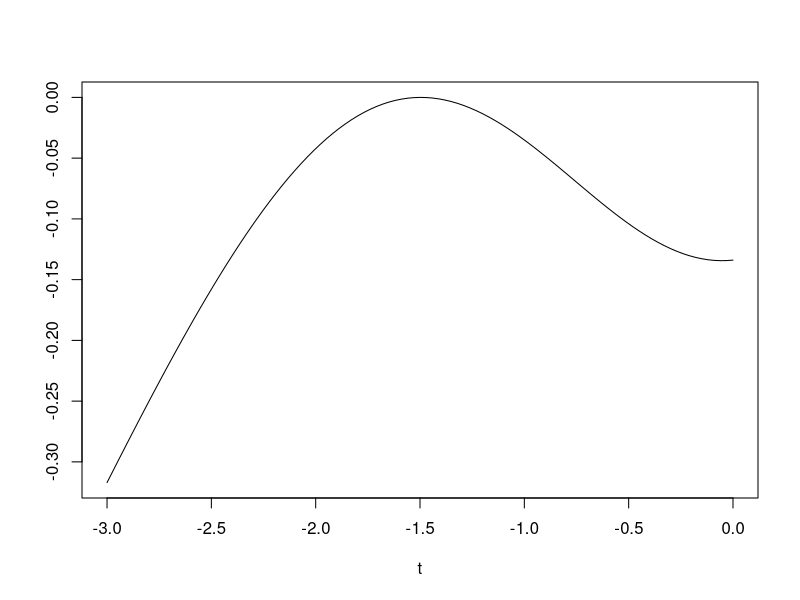
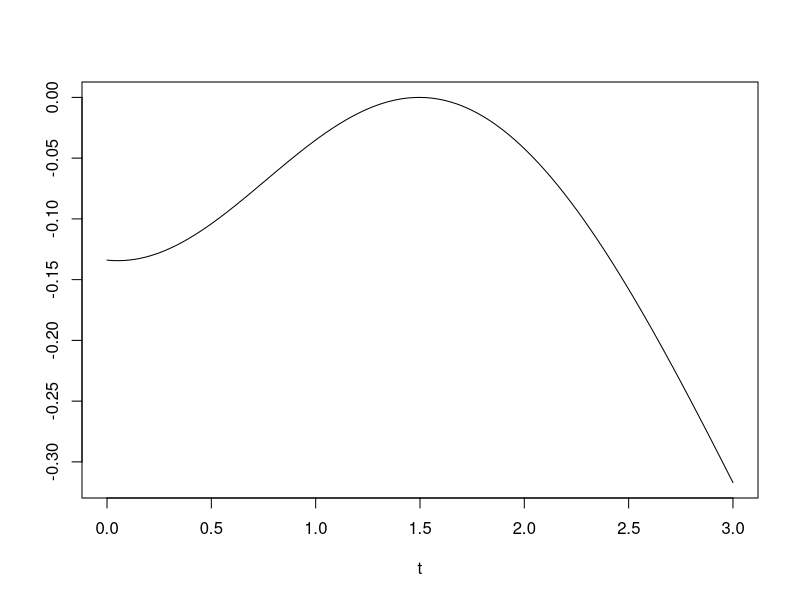
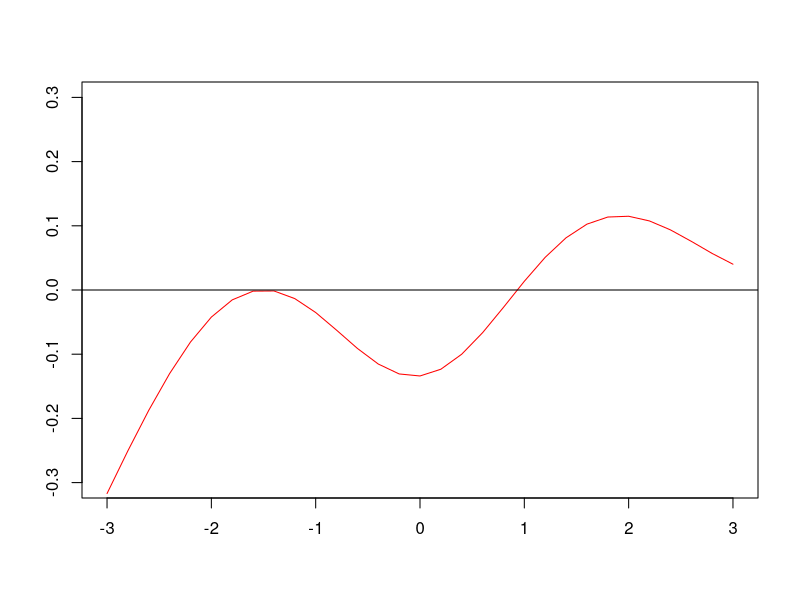
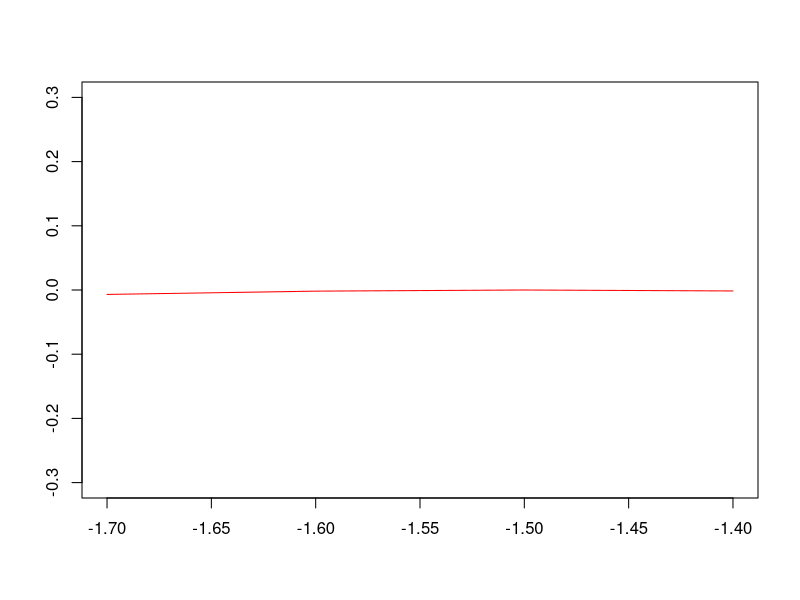

Reproduce these figures in R, in order.
options(digits = 5)
d<-function(x,delta,beta,mu,N) {
  
    x1<--x
    delta1<--delta
    ###########negative design space
    m<-matrix(0,2,2)
    m[1,1]<-(beta^2*((((delta^2/(1/(1+exp(-x))^2*(1-1/(1+exp(-x)))^2)+(1-2*1/(1+exp(-x)))^2*delta^4/(4*1/(1+exp(-x))^4*(1-1/(1+exp(-x)))^4)+(1-2*1/(1+exp(-x)))*delta^3/(1/(1+exp(-x))^3*(1-1/(1+exp(-x)))^3))/((delta^2/(1/(1+exp(-x))*(1-1/(1+exp(-x))))+1)^(N/2)-1))^(-1))))+(beta^2*((((delta^2/(1/(1+exp(x))^2*(1-1/(1+exp(x)))^2)+(1-2*1/(1+exp(x)))^2*delta^4/(4*1/(1+exp(x))^4*(1-1/(1+exp(x)))^4)+(1-2*1/(1+exp(x)))*(-delta)^3/(1/(1+exp(x))^3*(1-1/(1+exp(x)))^3))/((delta^2/(1/(1+exp(x))*(1-1/(1+exp(x))))+1)^(N/2)-1))^(-1))))
    
    m[1,2]<-(-beta*((x-mu)*(((delta^2/(1/(1+exp(-x))^2*(1-1/(1+exp(-x)))^2)+(1-2*1/(1+exp(-x)))^2*delta^4/(4*1/(1+exp(-x))^4*(1-1/(1+exp(-x)))^4)+(1-2*1/(1+exp(-x)))*delta^3/(1/(1+exp(-x))^3*(1-1/(1+exp(-x)))^3))/((delta^2/(1/(1+exp(-x))*(1-1/(1+exp(-x))))+1)^(N/2)-1)))^(-1)))+(-beta*((-x-mu)*(((delta^2/(1/(1+exp(x))^2*(1-1/(1+exp(x)))^2)+(1-2*1/(1+exp(x)))^2*delta^4/(4*1/(1+exp(x))^4*(1-1/(1+exp(x)))^4)+(1-2*1/(1+exp(x)))*(-delta)^3/(1/(1+exp(x))^3*(1-1/(1+exp(x)))^3))/((delta^2/(1/(1+exp(x))*(1-1/(1+exp(x))))+1)^(N/2)-1)))^(-1)))
    
    m[2,1]<-m[1,2]
    
    m[2,2]<-(((x-mu)^2*(((delta^2/(1/(1+exp(-x))^2*(1-1/(1+exp(-x)))^2)+(1-2*1/(1+exp(-x)))^2*delta^4/(4*1/(1+exp(-x))^4*(1-1/(1+exp(-x)))^4)+(1-2*1/(1+exp(-x)))*delta^3/(1/(1+exp(-x))^3*(1-1/(1+exp(-x)))^3))/((delta^2/(1/(1+exp(-x))*(1-1/(1+exp(-x))))+1)^(N/2)-1)))^(-1)))+(((-x-mu)^2*(((delta^2/(1/(1+exp(x))^2*(1-1/(1+exp(x)))^2)+(1-2*1/(1+exp(x)))^2*delta^4/(4*1/(1+exp(x))^4*(1-1/(1+exp(x)))^4)+(1-2*1/(1+exp(x)))*(-delta^3)/(1/(1+exp(x))^3*(1-1/(1+exp(x)))^3))/((delta^2/(1/(1+exp(x))*(1-1/(1+exp(x))))+1)^(N/2)-1)))^(-1)))
    
    r<- solve(m)
    
    chek<-function(t){
      r[1,1]*(beta^2*((((delta^2/(1/(1+exp(-t))^2*(1-1/(1+exp(-t)))^2)+(1-2*1/(1+exp(-t)))^2*delta^4/(4*1/(1+exp(-t))^4*(1-1/(1+exp(-t)))^4)+(1-2*1/(1+exp(-t)))*delta^3/(1/(1+exp(-t))^3*(1-1/(1+exp(-t)))^3))/((delta^2/(1/(1+exp(-t))*(1-1/(1+exp(-t))))+1)^(N/2)-1))^(-1))))+2*r[1,2]*(-beta*((t-mu)*(((delta^2/(1/(1+exp(-t))^2*(1-1/(1+exp(-t)))^2)+(1-2*1/(1+exp(-t)))^2*delta^4/(4*1/(1+exp(-t))^4*(1-1/(1+exp(-t)))^4)+(1-2*1/(1+exp(-t)))*delta^3/(1/(1+exp(-t))^3*(1-1/(1+exp(-t)))^3))/((delta^2/(1/(1+exp(-t))*(1-1/(1+exp(-t))))+1)^(N/2)-1)))^(-1)))+r[2,2]*(((t-mu)^2*(((delta^2/(1/(1+exp(-t))^2*(1-1/(1+exp(-t)))^2)+(1-2*1/(1+exp(-t)))^2*delta^4/(4*1/(1+exp(-t))^4*(1-1/(1+exp(-t)))^4)+(1-2*1/(1+exp(-t)))*delta^3/(1/(1+exp(-t))^3*(1-1/(1+exp(-t)))^3))/((delta^2/(1/(1+exp(-t))*(1-1/(1+exp(-t))))+1)^(N/2)-1)))^(-1)))-1
    }
 ###########positive design space
    mm<-matrix(0,2,2)
    mm[1,1]<-(beta^2*((((delta1^2/(1/(1+exp(-x1))^2*(1-1/(1+exp(-x1)))^2)+(1-2*1/(1+exp(-x1)))^2*delta1^4/(4*1/(1+exp(-x1))^4*(1-1/(1+exp(-x1)))^4)+(1-2*1/(1+exp(-x1)))*delta1^3/(1/(1+exp(-x1))^3*(1-1/(1+exp(-x1)))^3))/((delta1^2/(1/(1+exp(-x1))*(1-1/(1+exp(-x1))))+1)^(N/2)-1))^(-1))))+(beta^2*((((delta1^2/(1/(1+exp(x1))^2*(1-1/(1+exp(x1)))^2)+(1-2*1/(1+exp(x1)))^2*delta1^4/(4*1/(1+exp(x1))^4*(1-1/(1+exp(x1)))^4)+(1-2*1/(1+exp(x1)))*(-delta1)^3/(1/(1+exp(x1))^3*(1-1/(1+exp(x1)))^3))/((delta1^2/(1/(1+exp(x1))*(1-1/(1+exp(x1))))+1)^(N/2)-1))^(-1))))
    
    mm[1,2]<-(-beta*((x1-mu)*(((delta1^2/(1/(1+exp(-x1))^2*(1-1/(1+exp(-x1)))^2)+(1-2*1/(1+exp(-x1)))^2*delta1^4/(4*1/(1+exp(-x1))^4*(1-1/(1+exp(-x1)))^4)+(1-2*1/(1+exp(-x1)))*delta1^3/(1/(1+exp(-x1))^3*(1-1/(1+exp(-x1)))^3))/((delta1^2/(1/(1+exp(-x1))*(1-1/(1+exp(-x1))))+1)^(N/2)-1)))^(-1)))+(-beta*((-x1-mu)*(((delta1^2/(1/(1+exp(x1))^2*(1-1/(1+exp(x1)))^2)+(1-2*1/(1+exp(x1)))^2*delta1^4/(4*1/(1+exp(x1))^4*(1-1/(1+exp(x1)))^4)+(1-2*1/(1+exp(x1)))*(-delta1)^3/(1/(1+exp(x1))^3*(1-1/(1+exp(x1)))^3))/((delta1^2/(1/(1+exp(x1))*(1-1/(1+exp(x1))))+1)^(N/2)-1)))^(-1)))
    
    mm[2,1]<-mm[1,2]
    
    mm[2,2]<-(((x1-mu)^2*(((delta1^2/(1/(1+exp(-x1))^2*(1-1/(1+exp(-x1)))^2)+(1-2*1/(1+exp(-x1)))^2*delta1^4/(4*1/(1+exp(-x1))^4*(1-1/(1+exp(-x1)))^4)+(1-2*1/(1+exp(-x1)))*delta1^3/(1/(1+exp(-x1))^3*(1-1/(1+exp(-x1)))^3))/((delta1^2/(1/(1+exp(-x1))*(1-1/(1+exp(-x1))))+1)^(N/2)-1)))^(-1)))+(((-x1-mu)^2*(((delta1^2/(1/(1+exp(x1))^2*(1-1/(1+exp(x1)))^2)+(1-2*1/(1+exp(x1)))^2*delta1^4/(4*1/(1+exp(x1))^4*(1-1/(1+exp(x1)))^4)+(1-2*1/(1+exp(x1)))*(-delta1^3)/(1/(1+exp(x1))^3*(1-1/(1+exp(x1)))^3))/((delta1^2/(1/(1+exp(x1))*(1-1/(1+exp(x1))))+1)^(N/2)-1)))^(-1)))
    
    rr<- solve(mm)
    
    chek1<-function(t){
      rr[1,1]*(beta^2*((((delta1^2/(1/(1+exp(t))^2*(1-1/(1+exp(t)))^2)+(1-2*1/(1+exp(t)))^2*delta1^4/(4*1/(1+exp(t))^4*(1-1/(1+exp(t)))^4)+(1-2*1/(1+exp(t)))*(-delta1)^3/(1/(1+exp(t))^3*(1-1/(1+exp(t)))^3))/((delta1^2/(1/(1+exp(t))*(1-1/(1+exp(t))))+1)^(N/2)-1))^(-1))))+2*rr[1,2]*(-beta*((-t-mu)*(((delta1^2/(1/(1+exp(t))^2*(1-1/(1+exp(t)))^2)+(1-2*1/(1+exp(t)))^2*delta1^4/(4*1/(1+exp(t))^4*(1-1/(1+exp(t)))^4)+(1-2*1/(1+exp(t)))*(-delta1)^3/(1/(1+exp(t))^3*(1-1/(1+exp(t)))^3))/((delta1^2/(1/(1+exp(t))*(1-1/(1+exp(t))))+1)^(N/2)-1)))^(-1)))+rr[2,2]*(((-t-mu)^2*(((delta1^2/(1/(1+exp(t))^2*(1-1/(1+exp(t)))^2)+(1-2*1/(1+exp(t)))^2*delta1^4/(4*1/(1+exp(t))^4*(1-1/(1+exp(t)))^4)+(1-2*1/(1+exp(t)))*(-delta1)^3/(1/(1+exp(t))^3*(1-1/(1+exp(t)))^3))/((delta1^2/(1/(1+exp(t))*(1-1/(1+exp(t))))+1)^(N/2)-1)))^(-1)))-1
    }
    

      plot(chek,-3,-0.0001,xlab="t", ylab=" ")
      plot(chek1,0.0001,3,xlab="t", ylab=" ")
     ########################################################################
    ###################### plot of non-optimality
      t<-seq(-3,3,by=0.2)
      
      plot (t, chek(t), type="l", col="Red", xlab="", ylab=" ",ylim=c(-0.3, 0.3))
      abline(h=0)
    ###################################### plot of an optimal interval n=120 
    b<-seq(-1.7,-1.4,by=0.1)
      plot (b, chek(b), type="l", col="Red", xlab="", ylab=" ",ylim=c(-0.3, 0.3))
      
}
  
d(-1.49635,0.010461,1,0,120)
